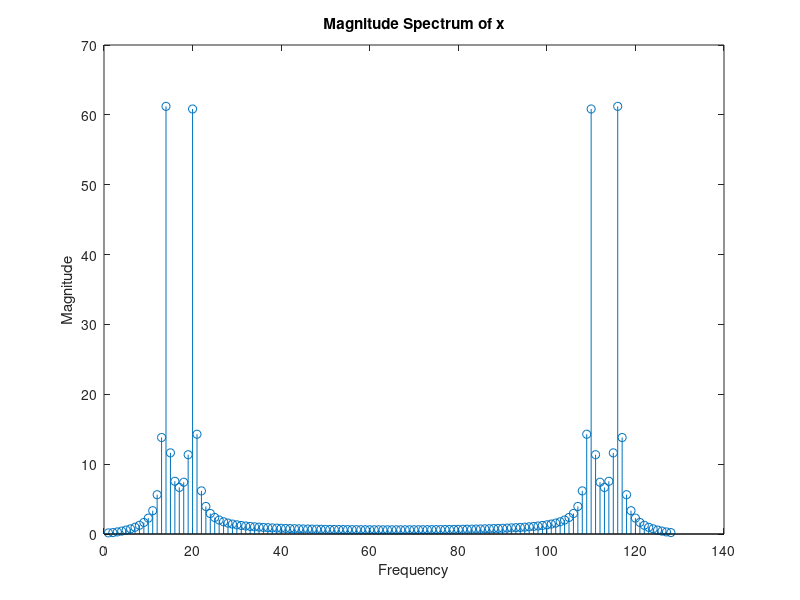
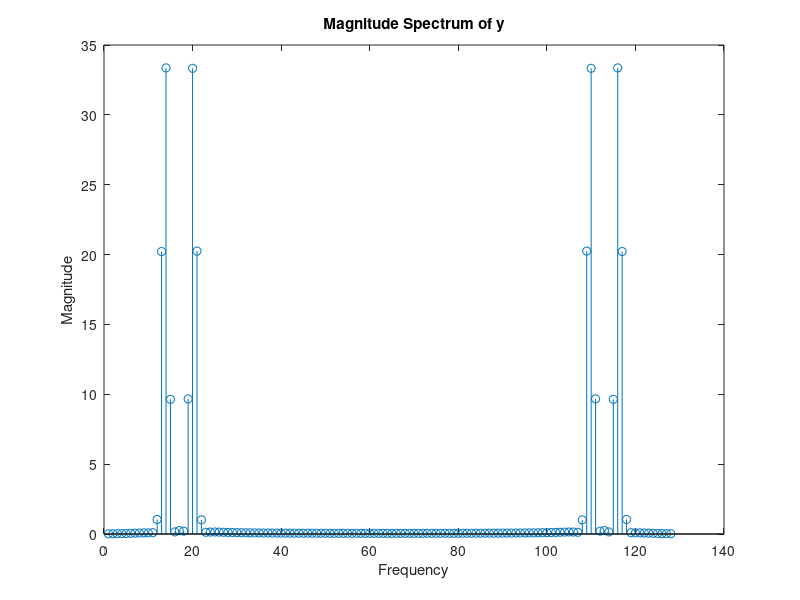

Source code (MATLAB) for these figures, in order:
clear
close all
clc

N = 128;
n = 0:N-1;
w1 = 2 * pi * 0.1;
w2 = 2 * pi * 0.15;

x = cos(w1 * n) + cos(w2 * n);

% (a) ----------------------------
X = fft(x);
magnitude_X = abs(X);
figure;
stem(magnitude_X);
title('Magnitude Spectrum of x');
xlabel('Frequency');
ylabel('Magnitude');

% (b) ----------------------------
hamming_window = hamming(N);

y = x .* hamming_window';

Y = fft(y);
magnitude_Y = abs(Y);
figure;
stem(magnitude_Y);
title('Magnitude Spectrum of y');
xlabel('Frequency');
ylabel('Magnitude');